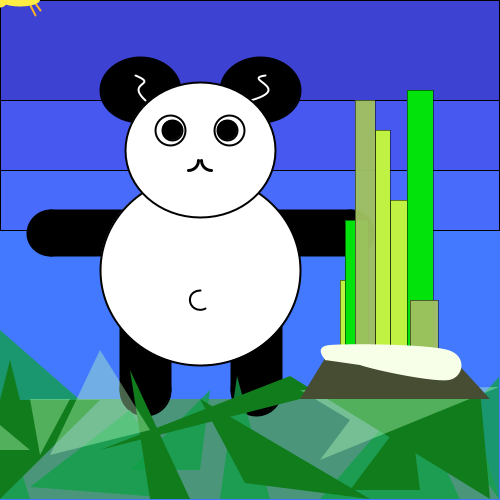
Frame 1 (no input)
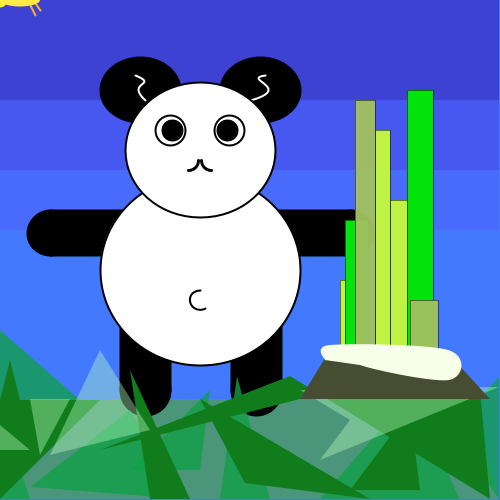
Frame 60 (the mouse pressed at the canvas centre just before this capture)
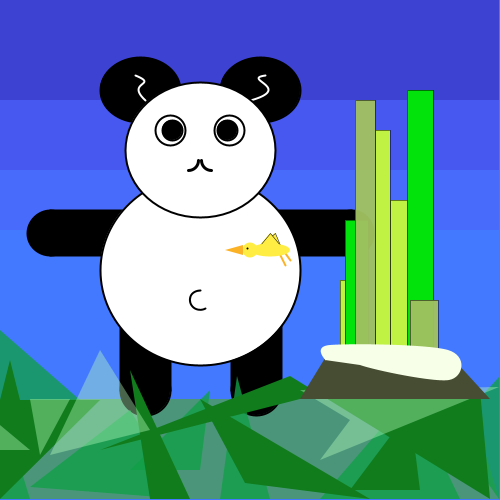
Frame 120 (the mouse held since frame 60 and released just before this capture)

The Processing sketch that drew these frames (run headless with seeded random() and noise(); from frame 60 on, the mouse is pressed at the canvas centre):

// Processing sketch: processing_11811
// ── processing_11811.pde

// Assignment 1
// Name: Natalie Kato
// E-mail: nkato@brynmawr.edu 
// Date: 09/07/10

void setup() {
  size(500,500);
  smooth();
}

void draw(){
  background(67,121,255);
  
  fill(121,2,227,30);
  rect(0,0,499,230);
  fill(54,0,183,45);
  rect(0,0,499,170);
  fill(37,0,126,65);
  rect(0,0,499,100);
  //sky shading
  
  strokeWeight(2);
  stroke(0);
  fill(0);
  ellipse(140,90,80,65);
  ellipse(260,90,80,65);
  stroke(255);
  curve(0,150,250,100,265,75,400,80);
  curve(0,40,135,75,145,100,260,190);
  //panda ears
  
  noStroke();
  fill(80,170,29,150);
  quad(0,499,30,399,469,399,499,499);
  //grass
  
  stroke(0);
  fill(0);
  rect(50,210,120,45);
  ellipse(50,233,45,45);
  rect(201,210,150,45);
  ellipse(351,233,45,45);
  rect(120,320,50,70);
  ellipse(145,390,50,50);
  rect(231,320,50,70);
  ellipse(256,390,50,50);
  //panda arms/legs

  fill(255);
  ellipse(200,270,200,190);
  //panda body
  
  fill(255);
  ellipse(200,150,150,135); 
  //panda head
  
  arc(200,300,20,20,PI/3,3*PI/2);
  //panda belly-button
      
  fill(255);
  ellipse(170,130,30,30);
  ellipse(229,130,30,30);
  //panda eyes
  
  fill(0);
  ellipse(172,130,20,20);
  ellipse(227,130,20,20);
  //panda pupil
  
  noFill();
  strokeWeight(3);
  arc(188,160,20,20,0,PI/2);
  arc(211,160,20,20,PI/2,PI);
  //panda nose
  
  noStroke();
  fill(16,160,72,200);
  triangle(0,499,30,499,15,450);
  triangle(0,400,80,400,0,330);
  triangle(130,470,200,470,210,390);
  triangle(30,487,185,499,130,410);
  triangle(320,499,460,499,410,395);
  triangle(220,499,270,499,237,376);
  triangle(499,499,499,377,450,430);
  //grass layering
  
  fill(16,124,28);
  triangle(0,400,20,400,10,360);
  triangle(0,400,100,400,0,499);
  triangle(150,499,190,499,130,370);
  triangle(245,483,370,499,200,399);
  triangle(350,490,420,490,410,410);
  //grass layering
  
  beginShape();
  vertex(480,390);
  vertex(460,399);
  vertex(300,399);
  vertex(100,450);
  vertex(290,376);
  vertex(490,499);
  endShape();
  //grass layering
  
  fill(183,255,191,100);
  triangle(0,450,30,450,0,425);
  triangle(30,399,70,399,40,455);
  quad(300,390,350,420,320,460,499,387);
  triangle(50,455,150,430,100,350);
  //grass layering
  
  stroke(0);
  strokeWeight(0.5);
  fill(192,242,68);
  rect(340,280,10,90);
  rect(390,200,25,150);
  rect(375,130,15,250);
  fill(2,227,11,270);
  rect(345,220,23,145);  
  rect(407,90,26,270);
  fill(160,193,96,245);
  rect(410,300,28,82);
  rect(355,100,20,280);
  //bamboo sticks
  
  noStroke();
  fill(70,77,50);
  quad(300,399,330,350,445,350,490,399);
  //bamboo base
    
  fill(248,255,232);
  beginShape();
  curveVertex(300,320);
  curveVertex(325,360);
  curveVertex(330,345);
  curveVertex(448,350);
  curveVertex(449,380);
  curveVertex(360,365);
  curveVertex(355,347);
  endShape();
  //bamboo cushion 
    
  stroke(252,178,38);
  strokeWeight(2);
  line(mouseX + 30,mouseY + 5,mouseX + 35,mouseY + 15);
  line(mouseX + 35,mouseY + 3,mouseX + 40,mouseY + 10);
  //bird legs 
  
  fill(255,237,67);
  stroke(0);
  strokeWeight(0.5);
  triangle(mouseX + 25,mouseY - 17,mouseX + 10,mouseY - 5,mouseX + 30,mouseY - 5); 
  triangle(mouseX + 20,mouseY - 17,mouseX + 10,mouseY - 5,mouseX + 30,mouseY - 5);
  //bird wings
  
  noStroke();
  fill(255,237,67);
  ellipse(mouseX + 20,mouseY,40,13);
  //bird body
  
  fill(255,237,67);
  ellipse(mouseX,mouseY,15,15);
  //bird head
  
  strokeWeight(2);
  stroke(0);  
  point(mouseX - 3,mouseY - 2);
  //bird eye
  
  noStroke();
  fill(252,178,38);
  triangle(mouseX - 7,mouseY + 5,mouseX - 7, mouseY - 5,mouseX - 25, mouseY);
  //bird beak
}
